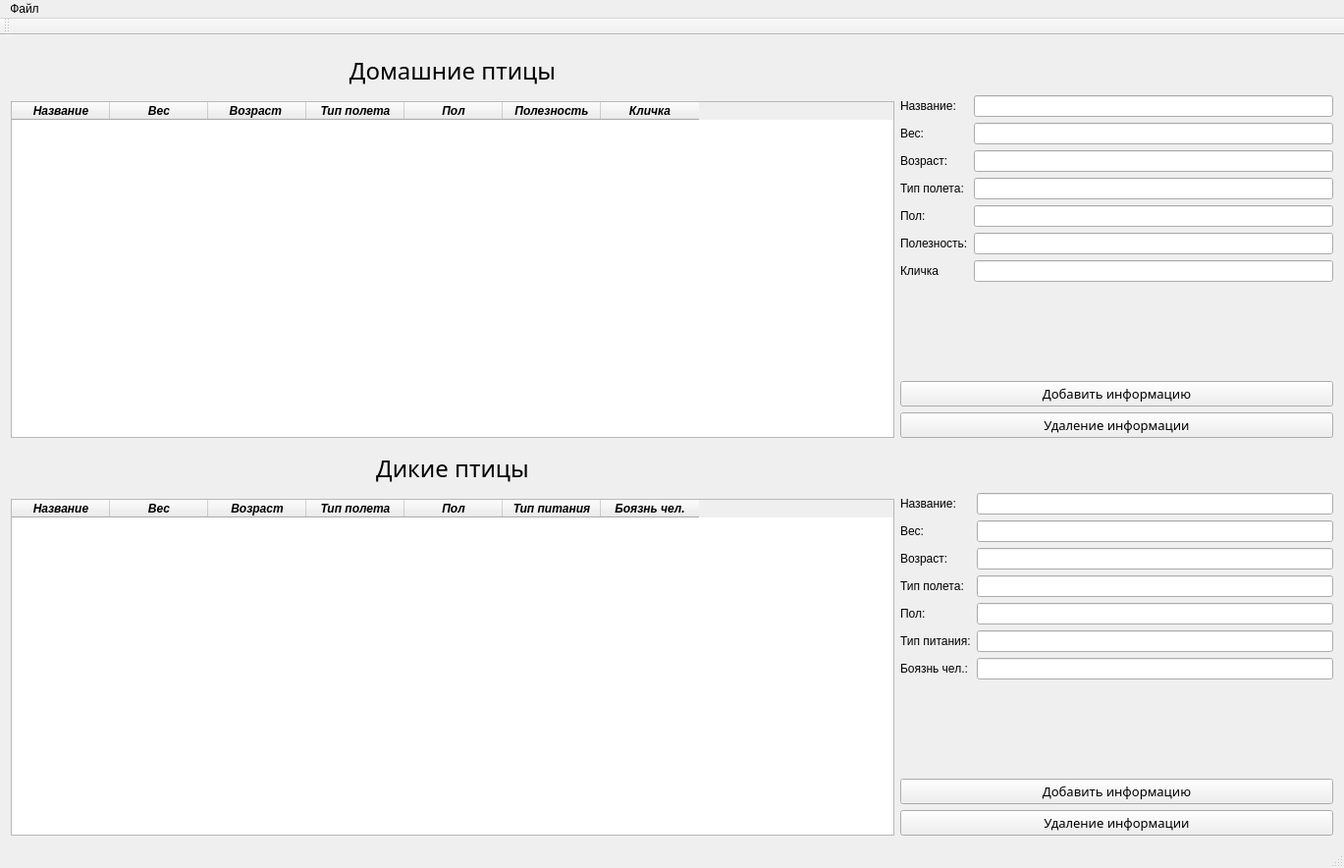
<?xml version="1.0" encoding="UTF-8"?>
<ui version="4.0">
 <class>MainWindow</class>
 <widget class="QMainWindow" name="MainWindow">
  <property name="geometry">
   <rect>
    <x>0</x>
    <y>0</y>
    <width>1369</width>
    <height>884</height>
   </rect>
  </property>
  <property name="windowTitle">
   <string>MainWindow</string>
  </property>
  <widget class="QWidget" name="centralWidget">
   <layout class="QVBoxLayout" name="verticalLayout_4">
    <item>
     <layout class="QHBoxLayout" name="horizontalLayout">
      <item>
       <layout class="QVBoxLayout" name="verticalLayout_5">
        <item>
         <widget class="QLabel" name="label_2">
          <property name="enabled">
           <bool>true</bool>
          </property>
          <property name="minimumSize">
           <size>
            <width>0</width>
            <height>50</height>
           </size>
          </property>
          <property name="font">
           <font>
            <family>Sitka Text</family>
            <pointsize>18</pointsize>
            <underline>false</underline>
           </font>
          </property>
          <property name="text">
           <string>Домашние птицы</string>
          </property>
          <property name="alignment">
           <set>Qt::AlignCenter</set>
          </property>
         </widget>
        </item>
        <item>
         <widget class="QTableWidget" name="tableWidget">
          <property name="enabled">
           <bool>true</bool>
          </property>
          <property name="minimumSize">
           <size>
            <width>900</width>
            <height>0</height>
           </size>
          </property>
          <column>
           <property name="text">
            <string>Название</string>
           </property>
           <property name="font">
            <font>
             <weight>75</weight>
             <italic>true</italic>
             <bold>true</bold>
            </font>
           </property>
          </column>
          <column>
           <property name="text">
            <string>Вес</string>
           </property>
           <property name="font">
            <font>
             <weight>75</weight>
             <italic>true</italic>
             <bold>true</bold>
            </font>
           </property>
          </column>
          <column>
           <property name="text">
            <string>Возраст </string>
           </property>
           <property name="font">
            <font>
             <weight>75</weight>
             <italic>true</italic>
             <bold>true</bold>
            </font>
           </property>
          </column>
          <column>
           <property name="text">
            <string>Тип полета</string>
           </property>
           <property name="font">
            <font>
             <weight>75</weight>
             <italic>true</italic>
             <bold>true</bold>
            </font>
           </property>
          </column>
          <column>
           <property name="text">
            <string>Пол</string>
           </property>
           <property name="font">
            <font>
             <weight>75</weight>
             <italic>true</italic>
             <bold>true</bold>
            </font>
           </property>
          </column>
          <column>
           <property name="text">
            <string>Полезность</string>
           </property>
           <property name="font">
            <font>
             <weight>75</weight>
             <italic>true</italic>
             <bold>true</bold>
            </font>
           </property>
          </column>
          <column>
           <property name="text">
            <string>Кличка</string>
           </property>
           <property name="font">
            <font>
             <weight>75</weight>
             <italic>true</italic>
             <bold>true</bold>
            </font>
           </property>
          </column>
         </widget>
        </item>
       </layout>
      </item>
      <item>
       <layout class="QVBoxLayout" name="verticalLayout_2">
        <item>
         <spacer name="verticalSpacer_2">
          <property name="orientation">
           <enum>Qt::Vertical</enum>
          </property>
          <property name="sizeType">
           <enum>QSizePolicy::Fixed</enum>
          </property>
          <property name="sizeHint" stdset="0">
           <size>
            <width>20</width>
            <height>50</height>
           </size>
          </property>
         </spacer>
        </item>
        <item>
         <layout class="QFormLayout" name="formLayout">
          <item row="0" column="0">
           <widget class="QLabel" name="label_5">
            <property name="text">
             <string>Название:</string>
            </property>
           </widget>
          </item>
          <item row="0" column="1">
           <widget class="QLineEdit" name="lineEdit"/>
          </item>
          <item row="1" column="0">
           <widget class="QLabel" name="label_4">
            <property name="text">
             <string>Вес:</string>
            </property>
           </widget>
          </item>
          <item row="1" column="1">
           <widget class="QLineEdit" name="lineEdit_2"/>
          </item>
          <item row="2" column="0">
           <widget class="QLabel" name="label_3">
            <property name="text">
             <string>Возраст:</string>
            </property>
           </widget>
          </item>
          <item row="2" column="1">
           <widget class="QLineEdit" name="lineEdit_4"/>
          </item>
          <item row="3" column="0">
           <widget class="QLabel" name="label_6">
            <property name="text">
             <string>Тип полета:</string>
            </property>
           </widget>
          </item>
          <item row="3" column="1">
           <widget class="QLineEdit" name="lineEdit_5"/>
          </item>
          <item row="4" column="0">
           <widget class="QLabel" name="label_7">
            <property name="text">
             <string>Пол:</string>
            </property>
           </widget>
          </item>
          <item row="4" column="1">
           <widget class="QLineEdit" name="lineEdit_6"/>
          </item>
          <item row="5" column="0">
           <widget class="QLabel" name="label_8">
            <property name="text">
             <string>Полезность:</string>
            </property>
           </widget>
          </item>
          <item row="5" column="1">
           <widget class="QLineEdit" name="lineEdit_3"/>
          </item>
          <item row="6" column="0">
           <widget class="QLabel" name="label_9">
            <property name="text">
             <string>Кличка</string>
            </property>
           </widget>
          </item>
          <item row="6" column="1">
           <widget class="QLineEdit" name="lineEdit_7"/>
          </item>
         </layout>
        </item>
        <item>
         <widget class="QPushButton" name="pushButton">
          <property name="font">
           <font>
            <family>Showcard Gothic</family>
            <pointsize>10</pointsize>
           </font>
          </property>
          <property name="text">
           <string>Добавить информацию</string>
          </property>
         </widget>
        </item>
        <item>
         <widget class="QPushButton" name="pushButton_2">
          <property name="font">
           <font>
            <family>Showcard Gothic</family>
            <pointsize>10</pointsize>
           </font>
          </property>
          <property name="text">
           <string>Удаление информации</string>
          </property>
         </widget>
        </item>
       </layout>
      </item>
     </layout>
    </item>
    <item>
     <layout class="QHBoxLayout" name="horizontalLayout_2">
      <item>
       <layout class="QVBoxLayout" name="verticalLayout">
        <item>
         <widget class="QLabel" name="label">
          <property name="minimumSize">
           <size>
            <width>0</width>
            <height>50</height>
           </size>
          </property>
          <property name="font">
           <font>
            <family>Sitka Text</family>
            <pointsize>18</pointsize>
           </font>
          </property>
          <property name="text">
           <string>Дикие птицы</string>
          </property>
          <property name="textFormat">
           <enum>Qt::AutoText</enum>
          </property>
          <property name="alignment">
           <set>Qt::AlignCenter</set>
          </property>
          <property name="wordWrap">
           <bool>false</bool>
          </property>
         </widget>
        </item>
        <item>
         <widget class="QTableWidget" name="tableWidget_2">
          <property name="minimumSize">
           <size>
            <width>900</width>
            <height>0</height>
           </size>
          </property>
          <column>
           <property name="text">
            <string>Название</string>
           </property>
           <property name="font">
            <font>
             <weight>75</weight>
             <italic>true</italic>
             <bold>true</bold>
            </font>
           </property>
          </column>
          <column>
           <property name="text">
            <string>Вес</string>
           </property>
           <property name="font">
            <font>
             <weight>75</weight>
             <italic>true</italic>
             <bold>true</bold>
            </font>
           </property>
          </column>
          <column>
           <property name="text">
            <string>Возраст</string>
           </property>
           <property name="font">
            <font>
             <weight>75</weight>
             <italic>true</italic>
             <bold>true</bold>
            </font>
           </property>
          </column>
          <column>
           <property name="text">
            <string>Тип полета</string>
           </property>
           <property name="font">
            <font>
             <weight>75</weight>
             <italic>true</italic>
             <bold>true</bold>
            </font>
           </property>
          </column>
          <column>
           <property name="text">
            <string>Пол</string>
           </property>
           <property name="font">
            <font>
             <weight>75</weight>
             <italic>true</italic>
             <bold>true</bold>
            </font>
           </property>
          </column>
          <column>
           <property name="text">
            <string>Тип питания</string>
           </property>
           <property name="font">
            <font>
             <weight>75</weight>
             <italic>true</italic>
             <bold>true</bold>
            </font>
           </property>
          </column>
          <column>
           <property name="text">
            <string>Боязнь чел.</string>
           </property>
           <property name="font">
            <font>
             <weight>75</weight>
             <italic>true</italic>
             <bold>true</bold>
            </font>
           </property>
          </column>
         </widget>
        </item>
       </layout>
      </item>
      <item>
       <layout class="QVBoxLayout" name="verticalLayout_3">
        <item>
         <spacer name="verticalSpacer">
          <property name="orientation">
           <enum>Qt::Vertical</enum>
          </property>
          <property name="sizeType">
           <enum>QSizePolicy::Fixed</enum>
          </property>
          <property name="sizeHint" stdset="0">
           <size>
            <width>20</width>
            <height>50</height>
           </size>
          </property>
         </spacer>
        </item>
        <item>
         <layout class="QFormLayout" name="formLayout_2">
          <item row="0" column="0">
           <widget class="QLabel" name="label_11">
            <property name="text">
             <string>Название:</string>
            </property>
           </widget>
          </item>
          <item row="0" column="1">
           <widget class="QLineEdit" name="lineEdit_10"/>
          </item>
          <item row="1" column="0">
           <widget class="QLabel" name="label_13">
            <property name="text">
             <string>Вес:</string>
            </property>
           </widget>
          </item>
          <item row="1" column="1">
           <widget class="QLineEdit" name="lineEdit_14"/>
          </item>
          <item row="2" column="0">
           <widget class="QLabel" name="label_14">
            <property name="text">
             <string>Возраст:</string>
            </property>
           </widget>
          </item>
          <item row="2" column="1">
           <widget class="QLineEdit" name="lineEdit_13"/>
          </item>
          <item row="3" column="0">
           <widget class="QLabel" name="label_15">
            <property name="text">
             <string>Тип полета:</string>
            </property>
           </widget>
          </item>
          <item row="3" column="1">
           <widget class="QLineEdit" name="lineEdit_12"/>
          </item>
          <item row="4" column="0">
           <widget class="QLabel" name="label_16">
            <property name="text">
             <string>Пол:</string>
            </property>
           </widget>
          </item>
          <item row="4" column="1">
           <widget class="QLineEdit" name="lineEdit_11"/>
          </item>
          <item row="5" column="0">
           <widget class="QLabel" name="label_12">
            <property name="text">
             <string>Тип питания:</string>
            </property>
           </widget>
          </item>
          <item row="5" column="1">
           <widget class="QLineEdit" name="lineEdit_9"/>
          </item>
          <item row="6" column="0">
           <widget class="QLabel" name="label_10">
            <property name="text">
             <string>Боязнь чел.:</string>
            </property>
           </widget>
          </item>
          <item row="6" column="1">
           <widget class="QLineEdit" name="lineEdit_8"/>
          </item>
         </layout>
        </item>
        <item>
         <widget class="QPushButton" name="pushButton_3">
          <property name="font">
           <font>
            <family>Showcard Gothic</family>
            <pointsize>10</pointsize>
           </font>
          </property>
          <property name="text">
           <string>Добавить информацию</string>
          </property>
         </widget>
        </item>
        <item>
         <widget class="QPushButton" name="pushButton_5">
          <property name="font">
           <font>
            <family>Showcard Gothic</family>
            <pointsize>10</pointsize>
           </font>
          </property>
          <property name="text">
           <string>Удаление информации</string>
          </property>
         </widget>
        </item>
       </layout>
      </item>
     </layout>
    </item>
   </layout>
  </widget>
  <widget class="QToolBar" name="mainToolBar">
   <attribute name="toolBarArea">
    <enum>TopToolBarArea</enum>
   </attribute>
   <attribute name="toolBarBreak">
    <bool>false</bool>
   </attribute>
  </widget>
  <widget class="QStatusBar" name="statusBar"/>
  <widget class="QMenuBar" name="menuBar">
   <property name="geometry">
    <rect>
     <x>0</x>
     <y>0</y>
     <width>1369</width>
     <height>26</height>
    </rect>
   </property>
   <widget class="QMenu" name="menu">
    <property name="title">
     <string>Файл</string>
    </property>
    <addaction name="action_open"/>
    <addaction name="action_save"/>
    <addaction name="action_save_as"/>
    <addaction name="action_close"/>
   </widget>
   <addaction name="menu"/>
  </widget>
  <action name="action">
   <property name="text">
    <string>Создать</string>
   </property>
  </action>
  <action name="action_2">
   <property name="text">
    <string>Открыть</string>
   </property>
  </action>
  <action name="action_3">
   <property name="text">
    <string>Сохранить</string>
   </property>
  </action>
  <action name="action_4">
   <property name="text">
    <string>Выход</string>
   </property>
  </action>
  <action name="action_5">
   <property name="text">
    <string>Сохранить</string>
   </property>
   <property name="font">
    <font>
     <family>Showcard Gothic</family>
     <pointsize>9</pointsize>
    </font>
   </property>
  </action>
  <action name="action_6">
   <property name="text">
    <string>Открыть</string>
   </property>
  </action>
  <action name="action_7">
   <property name="text">
    <string>Закрыть</string>
   </property>
  </action>
  <action name="action_8">
   <property name="text">
    <string>ыфы</string>
   </property>
  </action>
  <action name="actionads">
   <property name="text">
    <string>ads</string>
   </property>
  </action>
  <action name="save_act">
   <property name="text">
    <string>Сохранить</string>
   </property>
  </action>
  <action name="action_open">
   <property name="text">
    <string>Открыть</string>
   </property>
  </action>
  <action name="action_save">
   <property name="text">
    <string>Сохранить</string>
   </property>
  </action>
  <action name="action_save_as">
   <property name="text">
    <string>Сохранить как</string>
   </property>
  </action>
  <action name="action_close">
   <property name="text">
    <string>Закрыть</string>
   </property>
  </action>
 </widget>
 <layoutdefault spacing="6" margin="11"/>
 <resources/>
 <connections/>
</ui>
